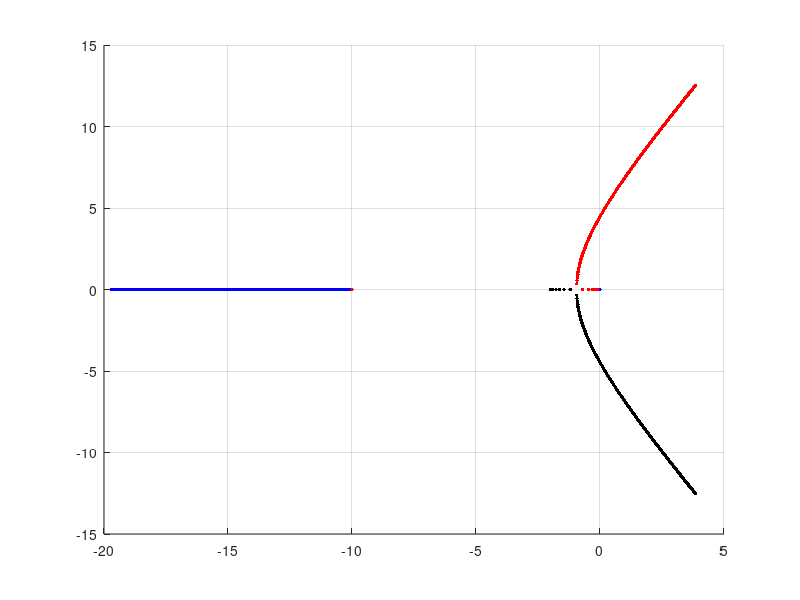

Write the MATLAB code that produced this figure. (Note: this script raises an error after producing the figure.)
% Contributors: Emma Haas, Keegan Garncarz
% Course Number: ASEN 3801
% File Name: main_3.5.m
% Created On: 3/31/2026


clear; clc; close all;

%% Parameters
g  = 9.81;        
Ix = 5.8e-5;      
Iy = 7.2e-5;      

%% Inner-loop gains 

K1_lat = 12*Ix;
K2_lat = 20*Ix;

K1_lon = 12*Iy;
K2_lon = 20*Iy;

fprintf('Inner-loop gains used:\n');
fprintf('K1_lat = %.8f\n', K1_lat);
fprintf('K2_lat = %.8f\n', K2_lat);
fprintf('K1_lon = %.8f\n', K1_lon);
fprintf('K2_lon = %.8f\n\n', K2_lon);

%% K3 sweep ranges
K3_lat_vec = linspace(0, 0.02, 2000);
K3_lon_vec = linspace(0, 0.02, 2000);

eig_lat = zeros(3, length(K3_lat_vec));
eig_lon = zeros(3, length(K3_lon_vec));

valid_lat = [];
valid_lon = [];

%% Lateral sweep
for i = 1:length(K3_lat_vec)
    K3 = K3_lat_vec(i);

    
    A_lat = [ 0          0           g;
             -K3/Ix   -K1_lat/Ix  -K2_lat/Ix;
              0          1           0 ];

    lam = eig(A_lat);
    eig_lat(:,i) = lam;

    
    if max(abs(imag(lam))) < 1e-8 && all(real(lam) < 0) && all(abs(real(lam)) >= 0.8)
        valid_lat = [valid_lat; K3 real(lam(:)).'];
    end
end

%% Longitudinal sweep
for i = 1:length(K3_lon_vec)
    K3 = K3_lon_vec(i);

   
    A_lon = [ 0          0          -g;
              K3/Iy   -K1_lon/Iy  -K2_lon/Iy;
              0          1           0 ];

    lam = eig(A_lon);
    eig_lon(:,i) = lam;

    if max(abs(imag(lam))) < 1e-8 && all(real(lam) < 0) && all(abs(real(lam)) >= 0.8)
        valid_lon = [valid_lon; K3 real(lam(:)).'];
    end
end

%% Plot lateral eigenvalue locus
figure;
hold on; grid on;
plot(real(eig_lat(1,:)), imag(eig_lat(1,:)), 'b.', 'MarkerSize', 8);
plot(real(eig_lat(2,:)), imag(eig_lat(2,:)), 'r.', 'MarkerSize', 8);
plot(real(eig_lat(3,:)), imag(eig_lat(3,:)), 'k.', 'MarkerSize', 8);
xline(-0.8, 'm--', 'LineWidth', 1.2);
xlabel('Real(\lambda)');
ylabel('Imag(\lambda)');
title('Problem 3.5: Lateral Eigenvalue Locus vs K_3');
legend('\lambda_1', '\lambda_2', '\lambda_3', '\tau = 1.25 s boundary', 'Location', 'best');

%% Plot longitudinal eigenvalue locus
figure;
hold on; grid on;
plot(real(eig_lon(1,:)), imag(eig_lon(1,:)), 'b.', 'MarkerSize', 8);
plot(real(eig_lon(2,:)), imag(eig_lon(2,:)), 'r.', 'MarkerSize', 8);
plot(real(eig_lon(3,:)), imag(eig_lon(3,:)), 'k.', 'MarkerSize', 8);
xline(-0.8, 'm--', 'LineWidth', 1.2);
xlabel('Real(\lambda)');
ylabel('Imag(\lambda)');
title('Problem 3.5: Longitudinal Eigenvalue Locus vs K_3');
legend('\lambda_1', '\lambda_2', '\lambda_3', '\tau = 1.25 s boundary', 'Location', 'best');

%% Print valid K3 ranges
fprintf('---------------------------------------------\n');
fprintf('LATERAL valid K3 values:\n');
if isempty(valid_lat)
    fprintf('No valid lateral K3 found in this search range.\n');
else
    fprintf('Min valid K3_lat = %.8f\n', valid_lat(1,1));
    fprintf('Max valid K3_lat = %.8f\n', valid_lat(end,1));
end

fprintf('\nLONGITUDINAL valid K3 values:\n');
if isempty(valid_lon)
    fprintf('No valid longitudinal K3 found in this search range.\n');
else
    fprintf('Min valid K3_lon = %.8f\n', valid_lon(1,1));
    fprintf('Max valid K3_lon = %.8f\n', valid_lon(end,1));
end
fprintf('---------------------------------------------\n');


if ~isempty(valid_lat)
    K3_lat_choice = valid_lat(round(end/2),1);

    A_lat_choice = [ 0                0               g;
                    -K3_lat_choice/Ix -K1_lat/Ix    -K2_lat/Ix;
                     0                1               0 ];

    fprintf('\nChosen K3_lat = %.8f\n', K3_lat_choice);
    disp('Lateral eigenvalues for chosen K3_lat:');
    disp(eig(A_lat_choice));
else
    K3_lat_choice = NaN;
end

if ~isempty(valid_lon)
    K3_lon_choice = valid_lon(round(end/2),1);

    A_lon_choice = [ 0                0              -g;
                     K3_lon_choice/Iy -K1_lon/Iy    -K2_lon/Iy;
                     0                1               0 ];

    fprintf('\nChosen K3_lon = %.8f\n', K3_lon_choice);
    disp('Longitudinal eigenvalues for chosen K3_lon:');
    disp(eig(A_lon_choice));
else
    K3_lon_choice = NaN;
end

%% Display final chosen gains
fprintf('\nFinal selected gains for Problem 3.5:\n');
fprintf('K1_lat = %.8f, K2_lat = %.8f, K3_lat = %.8f\n', K1_lat, K2_lat, K3_lat_choice);
fprintf('K1_lon = %.8f, K2_lon = %.8f, K3_lon = %.8f\n', K1_lon, K2_lon, K3_lon_choice);
